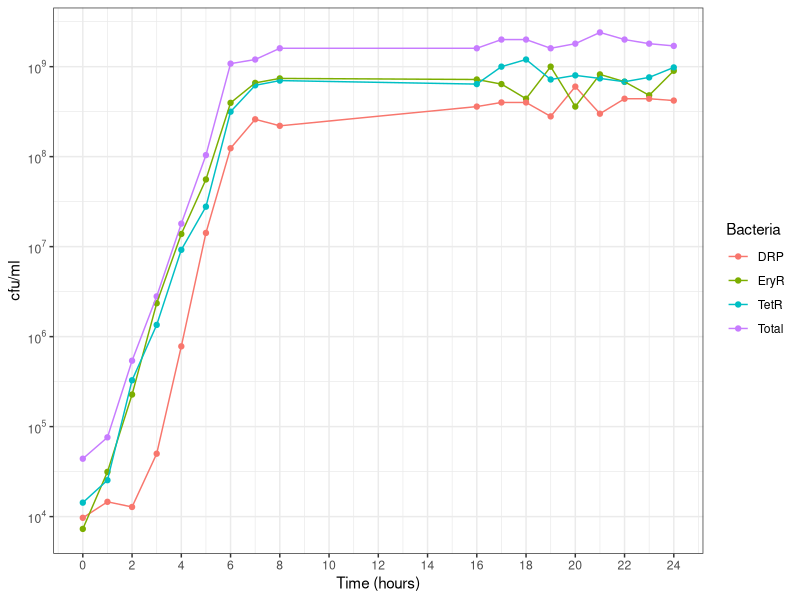
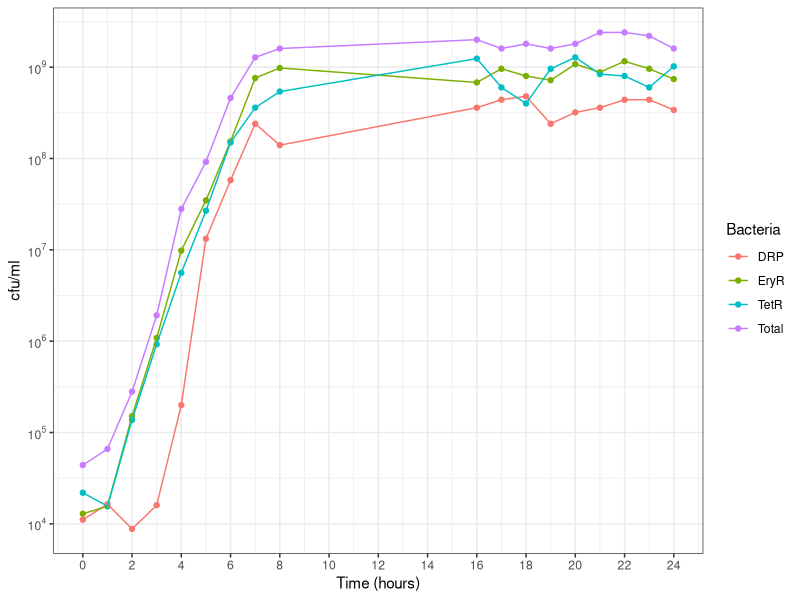
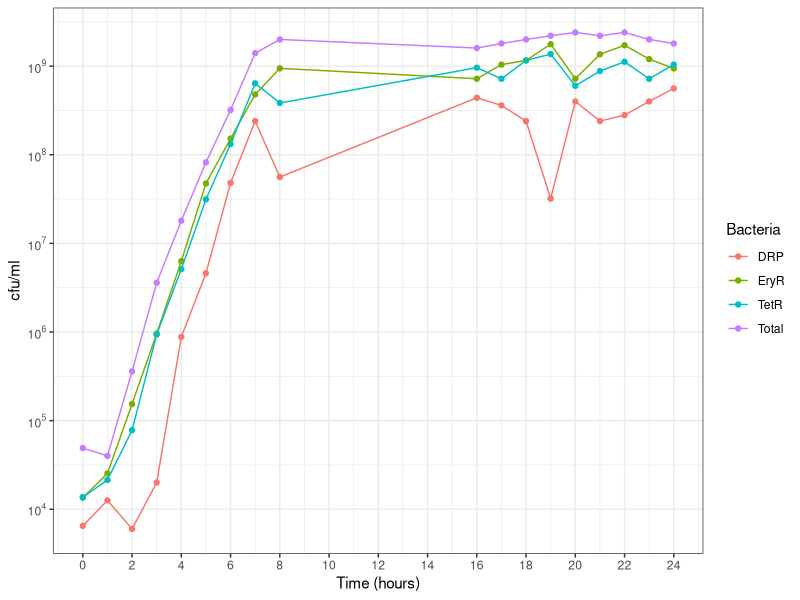
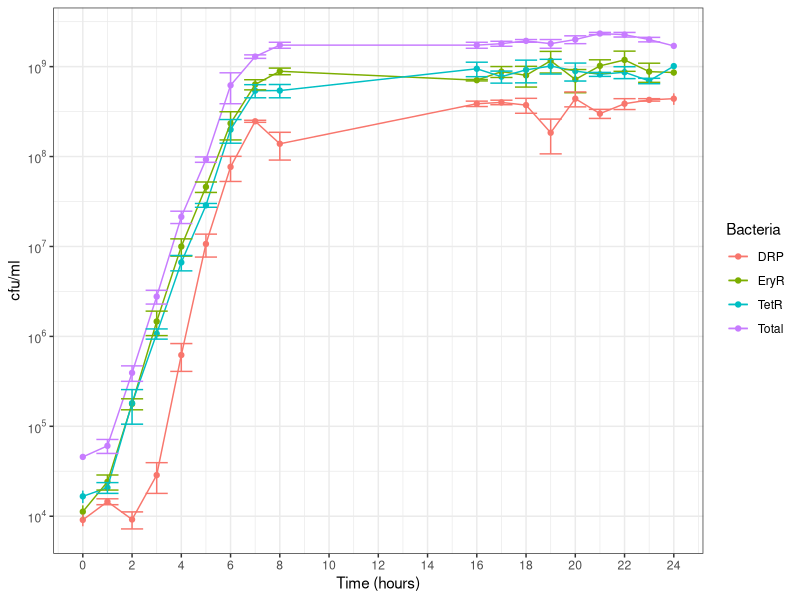
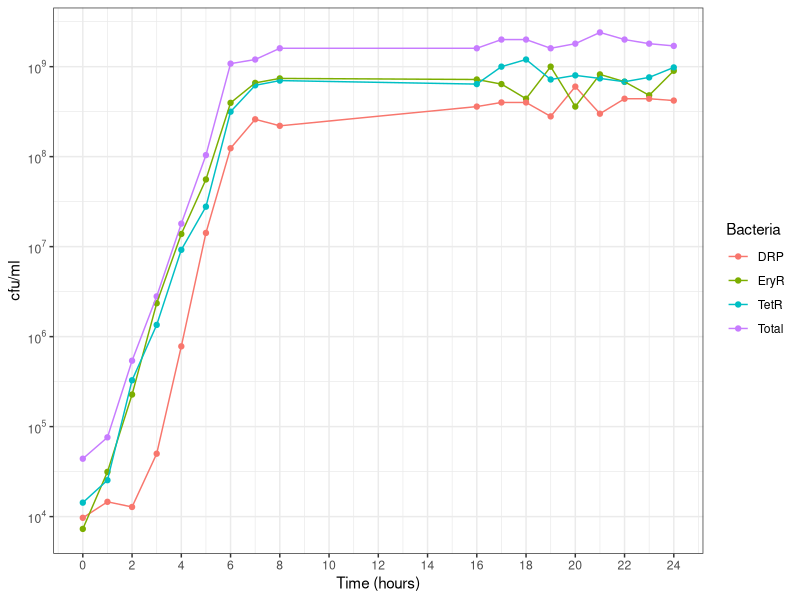
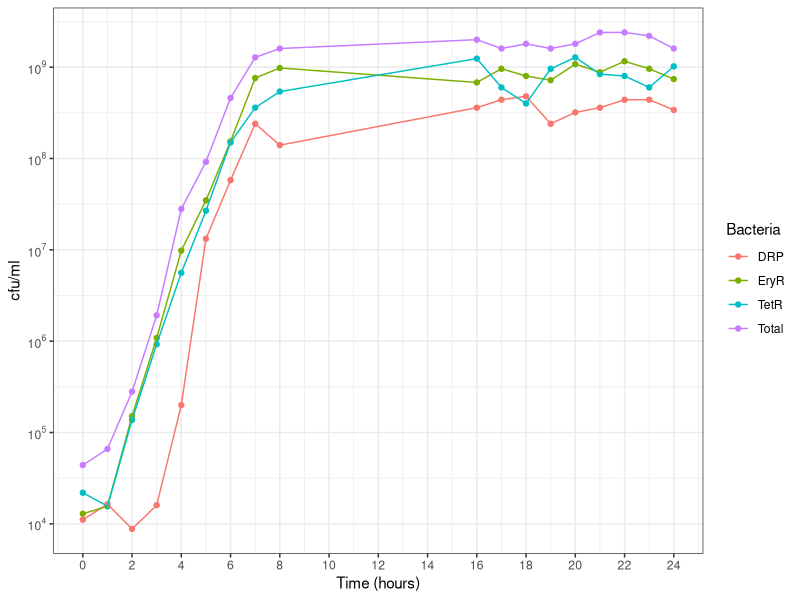
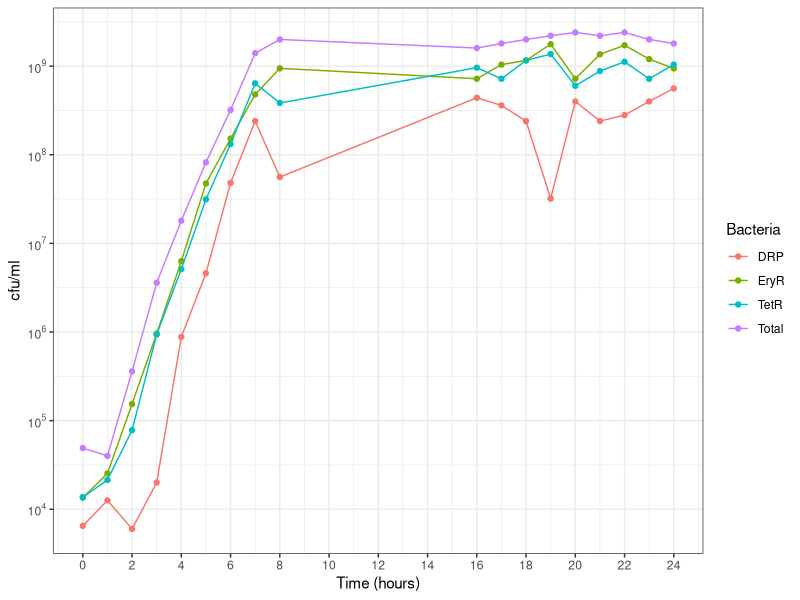
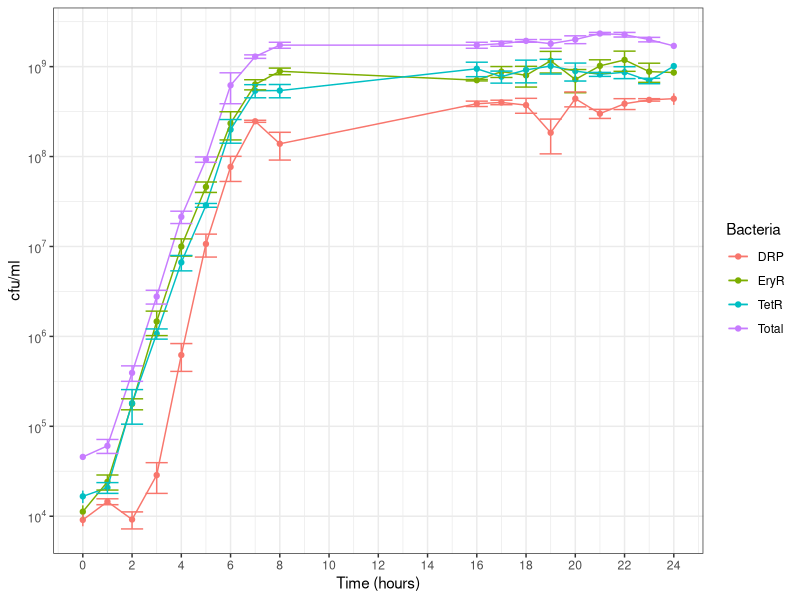

The R source for these figures, in order:
library(ggplot2)
library(dplyr)
library(scales)


calculate_cfu_tri = function(data1, data2=NULL, data3=NULL, logged=TRUE){
  
  extra_label = ""

  count = 0
  for(i in 1:3){
    
    if(!is.null(get(paste0("data",i)))) count = count+1
    
  }
  
  timepoints = unique(data1$Time)
  
  all_data = data.frame(Time=rep(timepoints, 4))
  all_data$Time = all_data$Time[order(all_data$Time)]
  all_data$Bacteria = c("Total", "EryR", "TetR", "DRP")
  
  
  for(i in 1:count){
    
    d = get(paste0("data",i))
    
    d$cfu = d$Count*(10^(d$Dilution))*20
    
    d = d %>%
      group_by(Time, Plate) %>%
      summarise(cfu = mean(cfu)) %>%
      ungroup
    
    for(times in unique(d$Time)){
      
      good_rows = which(d$Time == times)
      d$cfu[good_rows[2]] = d$cfu[good_rows[2]] - d$cfu[good_rows[4]]
      d$cfu[good_rows[3]] = d$cfu[good_rows[3]] - d$cfu[good_rows[4]]
      
    }
    
    d$Bacteria = rep(c("Total", "EryR", "TetR", "DRP"), nrow(d)/4)
    
    #clean up:
    d = d[,-2]
    
    
    #plot:
    if(logged==T){
      
      gg = ggplot(d, aes(Time, cfu, colour=Bacteria))+
        geom_point()+
        geom_line()+
        scale_x_continuous(limits=c(0,24), breaks=seq(0,24,2))+
        scale_y_continuous(trans=log10_trans(),
                           breaks=trans_breaks("log10", function(x) 10^x),
                           labels=trans_format("log10", math_format(10^.x)))+
        ylab("cfu/ml")+
        xlab("Time (hours)")+
        theme_bw()
      
      print(gg)
      ggsave(paste0(extra_label,"data",i,"_log.png"), plot=gg)
      
    } else {
      
      gg = ggplot(d, aes(Time, cfu, colour=Bacteria))+
        geom_point()+
        geom_line()+
        scale_x_continuous(limits=c(0,24), breaks=seq(0,24,2))+
        ylab("cfu/ml")+
        xlab("Time (hours)")+
        theme_bw()
      
      print(gg)
      ggsave(paste0(extra_label,"data",i,".png"), plot=gg)
      
    }
    
    write.csv(d, paste0(extra_label,"data",i,".csv"), row.names = F)
    
    all_data = cbind(all_data, d$cfu)
    colnames(all_data)[2+i] = paste0("data",i)
    
  }
  
  #summary if more than 1 dataset
  if(count>1){
    
    all_data$Mean = rowMeans(all_data[,3:dim(all_data)[2]])
    all_data$se = apply(all_data[,3:(dim(all_data)[2]-1)], 1,
                        FUN = function(x){sd(x)/sqrt(count)})
    
    all_data$se_min = all_data$Mean-all_data$se
    #correction to avoid error when logging:
    all_data$se_min[which(all_data$se_min < 0)] = 1
    
    all_data$se_max = all_data$Mean+all_data$se
    
    if(logged==T){
      
      gg = ggplot(all_data, aes(x=Time, y=Mean, colour=Bacteria))+
        geom_point()+
        geom_line()+
        geom_errorbar(aes(x=Time, ymin=se_min, ymax=se_max))+
        scale_x_continuous(limits=c(0,24), breaks=seq(0,24,2))+
        scale_y_continuous(trans=log10_trans(),
                           breaks=trans_breaks("log10", function(x) 10^x),
                           labels=trans_format("log10", math_format(10^.x)))+
        ylab("cfu/ml")+
        xlab("Time (hours)")+
        theme_bw()
      
      print(gg)
      ggsave(paste0(extra_label,"summary_log.png"), plot=gg)
      
    } else {
      
      gg = ggplot(all_data, aes(x=Time, y=Mean, colour=Bacteria))+
        geom_point()+
        geom_line()+
        geom_errorbar(aes(x=Time, ymin=se_min, ymax=se_max))+
        scale_x_continuous(limits=c(0,24), breaks=seq(0,24,2))+
        ylab("cfu/ml")+
        xlab("Time (hours)")+
        theme_bw()
      
      print(gg)
      ggsave(paste0(extra_label,"summary.png"), plot=gg)
      
    }
    
    
    write.csv(all_data, paste0(extra_label,"summary.csv"), row.names = F)
    
  }
}

data1 = read.csv('Lab/Triculture/050619/050619_1.csv')[-81,]
data2 = read.csv('Lab/Triculture/050619/050619_2.csv')[-81,]
data3 = read.csv('Lab/Triculture/050619/050619_3.csv')[-81,]

calculate_cfu_tri(data1, data2, data3, logged=T)
